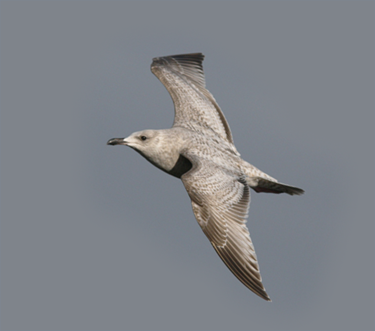
#> input picture data/bird.bmp, 375 x 331 px; its folder holds 4 pictures in this run
$ python canny_edge_detector.py
#> lines starting #> are read from the running program, lines starting #| are printed output that depends on the picture; after the words box and inside, x2 and y2 are one past the last pixel; in counts of white or black regions, pixels touching at a corner belong together
######################################## CANNY EDGE DETECTOR FROM FIRST PRINCIPLES ########################################################
# AMAN BILAIYA 2018CSB1069

import numpy as np
import skimage
import matplotlib.pyplot as plt
import matplotlib.image as mpimg
from scipy import ndimage
from scipy.ndimage.filters import convolve
from scipy import misc

# RGB --> grayscale
def rgb2gray(img):
    return (np.dot(img[...,:3], [0.2989, 0.5870, 0.1140])).astype('float32')

#display image
def view_img(img_name):
    plt.imshow(img_name, cmap = plt.get_cmap('gray'))
    plt.show()

'''
Phase 1: Compute smoothed gradients:
a) Load an image, convert it to float format, and extract its luminance as a 2D array. Alternatively, you may also convert the input image from color to gray-scale if required.
b) Find the x and y components Fx and Fy of the image gradient after smoothing with a Gaussian (for the Gaussian, you can use σ = 1). There are two ways to go about doing this: either (A) smooth with a Gaussian using a convolution, followed by computation of the gradient; or (B) convolve with the x and y derivatives of the Gaussian.
c) At each pixel, compute the edge strength F (gradient magnitude), and the edge orientation D = atan(Fy/Fx). Include the gradient magnitude and direction images in your report.
'''
# Method to do convolution of input image with sobel filter to smoothen the image and compute x and y gradients
def convolveWithGaussianDerivative(img):

  gaussian_3x3fil = np.asarray([[0.1019,0.1154,0.1019],[0.1154,0.1308,0.1154],[0.1019,0.1154,0.1019]],dtype=np.float32)
  sobel_x = np.asarray([[-1, 0, +1], [-2, 0, +2], [-1, 0, +1]], np.float32)
  Ix = ndimage.filters.convolve(img, sobel_x)  # x-dir

  sobel_y = np.asarray([[+1, +2, +1], [0, 0, 0], [-1, -2, -1]], np.float32)
  Iy = ndimage.filters.convolve(img, sobel_y) # y-dir

  theta_angle = np.arctan2(Iy, Ix) # gradient-dir D = atan(Iy/Ix)
  return Ix, Iy, theta_angle

'''
Phase 2: Non-maximal Suppression
Create a "thinned edge image" I[y, x] as follows:
a) For each pixel, find the direction D* in (0, π/4, π/2, 3π/4) that is closest to the orientation D at that pixel.
b) If the edge strength F[y, x] is smaller than at least one of its neighbors along the direction D*, set I[y, x] to zero, otherwise, set I[y, x] to F[y, x]. Note: Make a copy of the edge strength array before thinning, and perform comparisons on the copy, so that you are not writing to the same array that you are making comparisons on.
After thinning, your "thinned edge image" should not have thick edges any more (so edges should not be more than 1 pixel wide). Include the thinned edge output in your report.
'''
# Function to perform non maximal supppression by quantizing angles to 4 bins- 0, 45, 95 and 135 degrees
# Gradient - gradient magnitude
# theta_angle - gradient direction
def Non_maximal_Suppression(Gradient, theta_angle):  # Idea taken from online resource mentioned in report refernces

  output = np.zeros(Gradient.shape, dtype=np.float32) #thinned edge image
  angle = np.degrees(theta_angle)

  for i in range(1, Gradient.shape[0]-1):
    for j in range(1, Gradient.shape[1]-1):
      x = 1.0
      y = 1.0

      if(angle[i][j] < 0):
        angle[i][j] = angle[i][j] + 180

      #for angle 0
      if (0 <= angle[i,j] < 22.5) or (157.5 <= angle[i,j] <= 180):
        x = Gradient[i, j+1]
        y = Gradient[i, j-1]

      #for angle pi/4 = 45
      elif (22.5 <= angle[i,j] < 67.5):
        x = Gradient[i+1, j-1]
        y = Gradient[i-1, j+1]

      #for angle pi/2 = 90
      elif (67.5 <= angle[i,j] < 112.5):
        x = Gradient[i+1, j]
        y = Gradient[i-1, j]

      #for angle 3pi/4 = 135
      elif (112.5 <= angle[i,j] < 157.5):
        x = Gradient[i-1, j-1]
        y = Gradient[i+1, j+1]

      if (Gradient[i,j] >= x) and (Gradient[i,j] >= y):
        output[i,j] = Gradient[i,j]
      else:
        output[i,j] = 0.0

  return output


'''
Phase 3: Hysteresis thresholding:
a) Assume two thresholds: T_low, and T_high (they can be manually set or determined automatically).
b) Mark pixels as "definitely not edge" if less than T_low.
c) Mark pixels as "strong edge" if greater than T_high.
d) Mark pixels as "weak edge" if within [T_low, T_high].
e) Strong pixels are definitely part of the edge. Whether weak pixels should be included needs to be examined.
f) Only include weak pixels that are connected in a chain to a strong pixel. How to do this?
Visit pixels in chains starting from the strong pixels. For each strong pixel, recursively visit the weak pixels that are in the 8 connected neighborhood around the strong pixel, and label those also as strong (and as edge). Label as "not edge" any weak pixels that are not visited by this process. Hint: This is really a connected components algorithm, which can be solved by depth first search. Make sure to not revisit pixels when performing your depth first search!
'''

# Method for double thresholding to mark strong and weak edges
# 1.0 --> strong pixels in white    0.5 --> weak pixels in grey
def threshold(img, low_Th, high_Th):
  output = np.zeros(img.shape,dtype='float32')

  definitely_not_edges = np.where(img < low_Th)

  strong_edges = np.where(img >= high_Th)
  strong_rows = strong_edges[0]
  strong_cols = strong_edges[1]

  weak_edges =  np.where((img >= low_Th) & (img < high_Th))
  weak_rows = weak_edges[0]
  weak_cols = weak_edges[1]

  output[strong_rows, strong_cols] = 1.0 #strong edge pixel  value
  output[weak_rows, weak_cols] = 0.5 #weak edge pixel  value
  return output


def check_8_neighbourhood(img,row,col):

    dirs=[ # 8 neighbours
          np.asarray([[0,1],[0,-1]]),
          np.asarray([[-1,0],[1,0]]),
          np.asarray([[-1,-1],[1,-1]]),
          np.asarray([[-1,1],[1,1]])
        ]

    index = np.asarray([row,col])
    check = False
    for i in range(4):
        for j in range(2):
            move = index + dirs[i][j]
            check = check or (img[move[0]][move[1]] == 1.0) # 1.0 --> strong pixels in white    0.5 --> weak pixels in grey

    if(check==True):
        return True
    return False


# Method to perform hysteresis to get connected edges and discarding disconnected weak edges
def perfom_hysteresis(img):
  # 1.0 --> strong pixels in white    0.5 --> weak pixels in grey
  dim1, dim2 = img.shape
  _img = np.copy(img)

  for i in range(1, dim1):
    for j in range(1, dim2):
      if _img[i, j] == 0.5:
        if check_8_neighbourhood(img,i,j):
          _img[i, j] = 1.0

  for i in range(dim1 - 1, 0, -1):
    for j in range(dim2 - 1, 0, -1):
      if _img[i, j] == 0.5:
        if check_8_neighbourhood(img,i,j):
          _img[i, j] = 1.0

  for i in range(1, dim1):
    for j in range(dim2 - 1, 0, -1):
      if _img[i, j] == 0.5:
        if check_8_neighbourhood(img,i,j):
          _img[i, j] = 1.0

  for i in range(dim1-1,0,-1):
    for j in range(1,dim2):
      if _img[i, j] == 0.5:
        if check_8_neighbourhood(img,i,j):
          _img[i, j] = 1.0
        else:
          _img[i,j] = 0.0

  return _img

def GenerateResults(input_img):
  # input_img = 'lena' #input image name
#> called with input_img = 'bird'
  img = mpimg.imread('data/'+input_img+'.bmp').astype('float32')/255.0 # load,read Image and convert to float
  #plt.imshow(img)

  img = rgb2gray(img)
  # view_img(img)
  plt.imsave('Results/canny_edge/'+input_img+'_luminance.jpg',img,cmap=plt.get_cmap('gray'))

  Ix, Iy, theta_angle = convolveWithGaussianDerivative(img) #x and y gradients and angle
#> in convolveWithGaussianDerivative, `Ix = ndimage.filters.convolve(img, sobel_x)`:
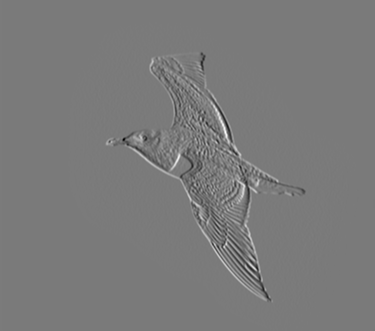
#> Ix: shape (331, 375) float32; min -1.71, max 1.84, mean 8.43e-07; drawn with min black and max white
#> in convolveWithGaussianDerivative, `Iy = ndimage.filters.convolve(img, sobel_y)`:
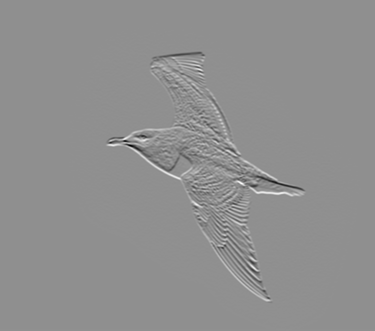
#> Iy: shape (331, 375) float32; min -2.52, max 1.94, mean 1.32e-05; drawn with min black and max white
#> in convolveWithGaussianDerivative, `theta_angle = np.arctan2(Iy, Ix)`:
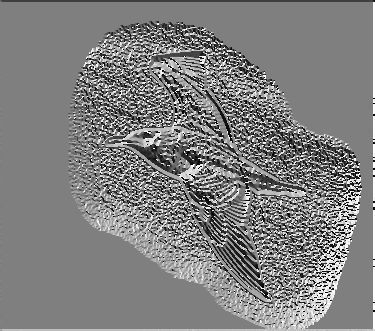
#> theta_angle: shape (331, 375) float32; min -3.14, max 3.14, mean 0.0167; drawn with min black and max white
  Gradient = np.hypot(Ix, Iy)
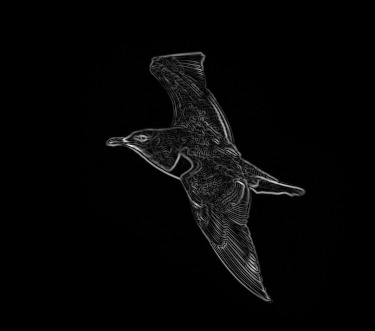
#> Gradient: shape (331, 375) float32; min 0, max 2.56, mean 0.0582; drawn with min black and max white
  Gradient = Gradient / np.max(Gradient)

  plt.imsave('Results/canny_edge/'+input_img+'_gradient_magnitude_x.jpg',Ix,cmap=plt.get_cmap('gray'))
  #view_img(Ix)

  plt.imsave('Results/canny_edge/'+input_img+'_gradient_magnitude_y.jpg',Iy,cmap=plt.get_cmap('gray'))
  #view_img(Iy)

  plt.imsave('Results/canny_edge/'+input_img+'_gradient_magnitude.jpg',Gradient,cmap=plt.get_cmap('gray'))
  #view_img(Gradient)

  plt.imsave('Results/canny_edge/'+input_img+'_gradient_direction.jpg',theta_angle,cmap=plt.get_cmap('gray'))
  #view_img(theta_angle)

  thinned_edge_image = Non_maximal_Suppression(Gradient, theta_angle)
#> after the loop in Non_maximal_Suppression, `for i in range(1, Gradient.shape[0]-1):`:
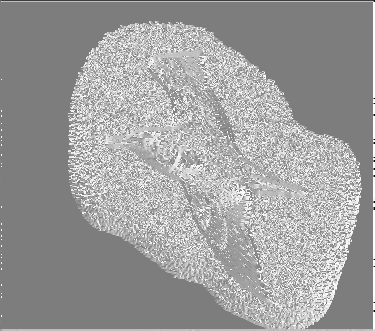
#> angle: shape (331, 375) float32; min -175.2, max 180, mean 44.1; drawn with min black and max white
#> after the loop in Non_maximal_Suppression, `for i in range(1, Gradient.shape[0]-1):`:
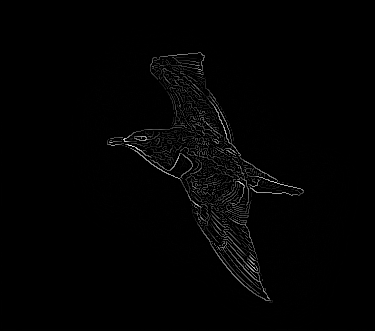
#> output: shape (331, 375) float32; min 0, max 1, mean 0.012
  plt.imsave('Results/canny_edge/'+input_img+'_thinned_edge.jpg',thinned_edge_image,cmap=plt.get_cmap('gray'))
  #view_img(thinned_edge_image)

  low_Th = 0.1 # Threshold lower bound
  high_Th = 0.25 # Threshold upper bound
  thresholded_img = threshold(thinned_edge_image, low_Th, high_Th)
#> in threshold, `definitely_not_edges = np.where(img < low_Th)`: definitely_not_edges = 119128 positions, rows 0 to 330, columns 0 to 374
#> in threshold, `strong_edges = np.where(img >= high_Th)`: strong_edges = 2265 positions, rows 52 to 300, columns 107 to 303
#> in threshold, `strong_rows = strong_edges[0]`: strong_rows = 2265 values from 52 to 300
#> in threshold, `strong_cols = strong_edges[1]`: strong_cols = 2265 values, max 303 at index 1288, min 107 at index 568, mean 213.9
#> in threshold, `weak_edges =  np.where((img >= low_Th) & (img < high_Th))`: weak_edges = 2732 positions, rows 57 to 302, columns 107 to 302
#> in threshold, `weak_rows = weak_edges[0]`: weak_rows = 2732 values from 57 to 302
#> in threshold, `weak_cols = weak_edges[1]`: weak_cols = 2732 values, max 302 at index 2058, min 107 at index 1075, mean 202
  plt.imsave('Results/canny_edge/'+input_img+'_threshold.jpg',thresholded_img,cmap=plt.get_cmap('gray'))
  # view_img(thresholded_img)

  hystersis_img = perfom_hysteresis(thresholded_img)
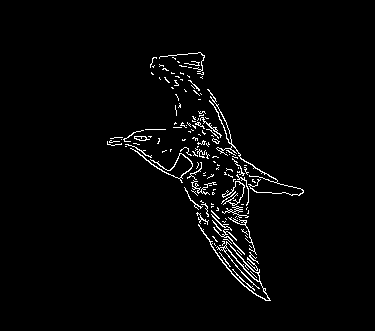
#> hystersis_img: shape (331, 375) float32; values 0 (black) and 1 (white), 2.4% white in thin lines or dots, all inside (x1, y1, x2, y2) = (107, 52, 304, 301)
  plt.imsave('Results/canny_edge/'+input_img+'_final_edges.jpg',hystersis_img,cmap=plt.get_cmap('gray'))
  # view_img(hystersis_img)

img_Names = ['bicycle','bird','dog','einstein','leena','plane','toy_image']
GenerateResults(img_Names[1])
